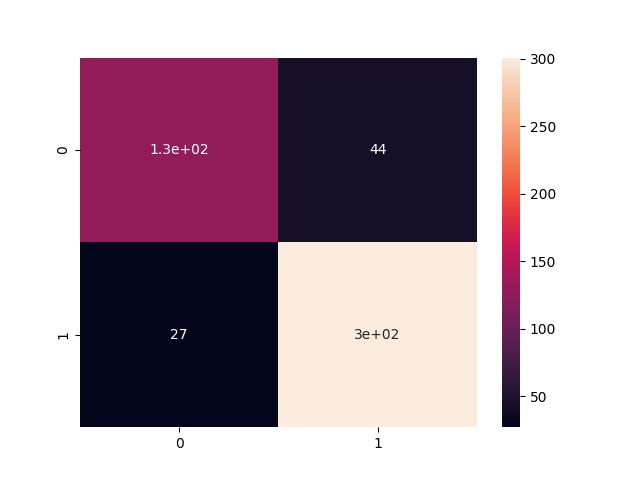

This chart was generated by the following Python code:
# 贝叶斯网络的训练和保存
# 以下是使用sklearn的MultinomialNB模型训练并保存的示例代码：
# 导入所需的库和模块
# 在代码中，我们首先加载了20 Newsgroups数据集，然后使用CountVectorizer提取文本特征，并使用train_test_split将数据集分成训练集和测试集。
# 接下来，我们使用MultinomialNB模型训练了我们的分类器，然后使用score方法在测试集上评估了模型的性能。
# 最后，我们使用pickle库将训练好的模型保存到‘MultinomialNB_model.pkl’文件中。
# 需要注意的是，为了在将来使用保存的模型对新数据进行分类，我们需要用同样的方法对新数据进行特征提取。
import sys
import json
from PyQt5 import QtGui
from PyQt5.QtGui import QPixmap
from PyQt5.QtWidgets import QApplication, QWidget, QLabel

import utils

sys.path.append("..")
import config
from sklearn.naive_bayes import MultinomialNB
from sklearn.datasets import fetch_20newsgroups
from sklearn.feature_extraction.text import CountVectorizer
from sklearn.model_selection import train_test_split
import pickle
import pandas as pd
from utils import load_corpus, stopwords, processing
from sklearn.metrics import confusion_matrix
import seaborn as sn

class MultinomialNBLogic(object):
    def __init__(self):
        super().__init__()
        self.MODEL_NAME = f"{config.PROJECT_BASE_DIR}/model/MultinomialNB_model.pkl"
        self.image =f"{config.PROJECT_BASE_DIR}/trained/multinomial_nb.jpg"
        self.location = f"{config.PROJECT_BASE_DIR}/trained/multinomial_nb.json"
        self.score = 0.0

    def train_and_save(self):
        # 分别加载训练集和测试集
        X_train, Y_train, X_test, Y_test = utils.load_data()

        # 训练模型
        clf = MultinomialNB()
        clf.fit(X_train, Y_train)

        y_pre_linear = clf.predict(X_test)

        heatmap = sn.heatmap(confusion_matrix(y_pre_linear, Y_test), annot=True)
        # save heatmap to file
        heatmap.get_figure().savefig(self.image)

        # 评估模型
        score = clf.score(X_test, Y_test)

        self.score = score
        print('测试集准确率：%.3f' % score)

        # 保存模型
        with open(self.MODEL_NAME, 'wb') as f:
            pickle.dump(clf, f)

    # 序列化对象并保存到本地
    def save(self):
        with open(self.location, 'wb') as f:
            pickle.dump(self, f)


    def load(self):
        with open(self.location, 'rb') as f:
            return pickle.load(f)

    # load model and predict new data
    def predict(self,predict_data):
        # 加载贝叶斯模型
        with open(self.MODEL_NAME, 'rb') as f:
            clf = pickle.load(f)

        # 加载词袋模型
        vectorizer = utils.load_vectorizer()

        # 预测新数据
        words = [processing(s) for s in predict_data]
        vec = vectorizer.transform(words)
        predict_result = clf.predict(vec)
        print("预测结果：", predict_result)
        return predict_result


def test_train_and_save():
    nb = MultinomialNBLogic()
    nb.train_and_save()
    nb.save()

def test_predict():
    new_data = ["终于收获一个最好消息", "哭了, 今天怎么这么倒霉", "今天天气真好"]
    nb =  MultinomialNBLogic()
    nb.predict(new_data)

if __name__ == '__main__':
    test_train_and_save()
    test_predict()
